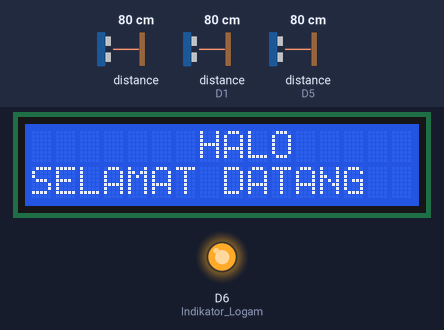
Bench run of a sketch on a simulated ESP8266 (NodeMCU). On the bench: 16×2 character LCD, output pins drawn as LEDs (lit = HIGH). Wiring (inferred from the names in the program): 3 × ultrasonic range finder: trigger D4, echo D5 / trigger D2, echo D3 / trigger D0, echo D1. Inputs (shaded band) come from the test bench; at power-on: distance to the obstacle 80 cm, distance to the obstacle (sensors on D1, D5) 80 cm. The echo pulse lasts 58.3 µs per cm; WiFi joins after 1.5 s; servers stay silent unless stated; uploads are accepted with an empty reply; pins used as bus, display or sensor lines are not drawn; what the sketch prints to the serial monitor is not drawn.

Above: at 1.6 s.

Measured:
- what the display in image 0 shows lasts 2.0 s, from 1.6 s to 3.6 s

The sketch:

Ultrasonik_Sampah_Penuh_Revisi.ino
```cpp
#include <ESP8266HTTPClient.h>

//include library wifi nodemcu esp8266
#include <ESP8266WiFi.h>
#include <LiquidCrystal_I2C.h> // memanggil library LCD
LiquidCrystal_I2C lcd(0x27, 16, 2);//menentukan jenis lcdi2c

//setting jaringan
const char* ssid = "SIAHAAN";
const char* password = "Siahaan15";
const char* host =  "monitoringtempatsampah.site"; //alamat IP server laptop

  //deklarasi variabel untuk perulangan durasi waktu sensor dan jarak sensor

//sediakan variabel untuk indikator koneksi, untuk mengetahui sudah terkoneksi ke jaringan
//#define Indikator_Logam D6


//pin ultrasonik
#define tringPinLogam D0
#define echoPinLogam D1

#define tringPinOrganik D2
#define echoPinOrganik D3

#define tringPinAnorganik D4
#define echoPinAnorganik D5


#define Indikator_Logam D6
//Akhir pin ultrasonik


long durasiLogam,durasiAnorganik,durasiOrganik,jarakLogam,jarakAnorganik,jarakOrganik;
int konversi_logam, konversi_anorganik, konversi_organik;

int ukuranlogam, ukurananorganik, ukuranorganik;

void setup() {
  Serial.begin(9600);
  pinMode(Indikator_Logam, OUTPUT);


  //koneksi ke wifi
  WiFi.hostname("NodeMCU");
  WiFi.begin(ssid, password);

  //cek koneksi apakah berhasil atau tidak
  while(WiFi.status() != WL_CONNECTED)
  {
    //selama tidak terkoneksi lampu led nya mati
    digitalWrite(Indikator_Logam,LOW);

    //coba koneksi terus
    Serial.print(".");
    delay(500);
  }
  // apabila berhasil terkoneksi
  digitalWrite(Indikator_Logam,HIGH);
  //apabila sudah terkoneksi
//  Serial.println("Berhasil Koneksi");

  //setup untuk LCD
  lcd.begin();
  lcd.backlight();
  lcd.setCursor(7,0);// memilih kolom ke 7 baris ke 1 pada LCD
  lcd.print("HALO");// menampilkan kalimat periksa sampah pada LCD
  lcd.setCursor(0,1);// memilih kolom ke 0 baris ke 2 pada LCD
  lcd.print("SELAMAT DATANG");// menampilkan kalimat periksa sampah pada LCD
  delay(2000);
  lcd.clear();

  //setup untuk ultrasonik
  pinMode(tringPinLogam, OUTPUT);
  pinMode(tringPinAnorganik, OUTPUT);
  pinMode(tringPinOrganik, OUTPUT);

  pinMode(echoPinLogam, INPUT);
  pinMode(echoPinAnorganik, INPUT);
  pinMode(echoPinOrganik, INPUT);

}

void loop() {
  //koneksi ke server / web server apache
  WiFiClient client;
  const int httpPort = 80;
  //uji koneksi ke server
  if(!client.connect(host,httpPort))//jika tidak terkoneksi ke host/ip address dan port xampp
  {
    Serial.println("Gagal Koneksi ke Server");
    return;
  }
  //apabila berhasil koneksi ke server
//  Serial.println("Berhasil Koneksi ke Server");


//baca ukuran logam
  String LinkLogam;
  HTTPClient httpLogam;
  LinkLogam = "http://" + String(host) + "/tempatsampah/monitoring/bacalogam.php";
  httpLogam.begin(LinkLogam);
  //ambil isi posisi servo di bacaservo.php
  httpLogam.GET();
  //Baca status response
  String responseLogam = httpLogam.getString();
   Serial.println();
  Serial.print("Ukuran Logam : ");
  Serial.print(responseLogam);
 Serial.println();
  Serial.println();
  httpLogam.end();

  //set posisi servo
  ukuranlogam = responseLogam.toInt();


  //baca ukuran organik
  String LinkOrganik;
  HTTPClient httpOrganik;
  LinkOrganik = "http://" + String(host) + "/tempatsampah/monitoring/bacaorganik.php";
  httpOrganik.begin(LinkOrganik);
  //ambil isi posisi servo di bacaservo.php
  httpOrganik.GET();
  //Baca status response
  String responseOrganik = httpOrganik.getString();
  Serial.print("Ukuran Organik : ");
  Serial.print(responseOrganik);
  Serial.println();
  Serial.println();


  httpOrganik.end();

  //set posisi servo
  ukuranorganik = responseOrganik.toInt();


  //baca ukuran anorganik
  String LinkAnorganik;
  HTTPClient httpAnorganik;
  LinkAnorganik = "http://" + String(host) + "/tempatsampah/monitoring/bacaanorganik.php";
  httpAnorganik.begin(LinkAnorganik);
  //ambil isi posisi servo di bacaservo.php
  httpAnorganik.GET();
  //Baca status response
  String responseAnorganik = httpAnorganik.getString();
   Serial.print("Ukuran Anorganik : ");
  Serial.print(responseAnorganik);
  Serial.println();
  Serial.println();
  httpAnorganik.end();

  //set posisi servo
  ukurananorganik = responseAnorganik.toInt();


//Sensor Ultrasonik Logam
//Menghapus/mematikan tringpin selama 2 micro detik
  digitalWrite(tringPinLogam, LOW);
  delayMicroseconds(2);//delay waktu

  //Mengset/menghidupkan tringpin selama 10 micro detik
  digitalWrite(tringPinLogam, HIGH);
  delayMicroseconds(10);//delay waktu
  digitalWrite(tringPinLogam, LOW);

  durasiLogam = pulseIn(echoPinLogam,HIGH); // data echoPin di masukkan ke variabel durasi
  jarakLogam = durasiLogam*0.034/2; //rumus mengukur jarak
    Serial.println();
//  Serial.print("Jarak Logam : ");
//  Serial.println(jarakLogam);
  konversi_logam = map(jarakLogam,ukuranlogam,0,0,100);
//  konversi_logam = 100 - jarakLogam*100/26;
  Serial.print("Kapasitas Logam : ");
  Serial.print(konversi_logam);
  Serial.print(" %");
  Serial.println();

//  if(jarakLogam <= 2){
//    digitalWrite(Indikator_Logam, HIGH);
//    Serial.println("SAMPAH PENUH");
//  }else{
//    digitalWrite(Indikator_Logam, LOW);
//    Serial.println("SAMPAH KOSONG");
//  }

//Akhir Sensor Ultrasonik Logam


//Sensor Ultrasonik Organik
//Menghapus/mematikan tringpin selama 2 micro detik
  digitalWrite(tringPinOrganik, LOW);
  delayMicroseconds(2);//delay waktu

  //Mengset/menghidupkan tringpin selama 10 micro detik
  digitalWrite(tringPinOrganik, HIGH);
  delayMicroseconds(10);//delay waktu
  digitalWrite(tringPinOrganik, LOW);

  durasiOrganik = pulseIn(echoPinOrganik,HIGH); // data echoPin di masukkan ke variabel durasi
  jarakOrganik = durasiOrganik*0.034/2; //rumus mengukur jarak
    Serial.println();
//  Serial.print("Jarak Organik : ");
//  Serial.println(jarakOrganik);

  konversi_organik = map(jarakOrganik,ukuranorganik,0,0,100);
  Serial.print("Kapasitas Organik : ");
  Serial.print(konversi_organik);
  Serial.print(" %");
  Serial.println();

//Akhir Sensor Ultrasonik Organik

//Sensor Ultrasonik Anorganik
//Menghapus/mematikan tringpin selama 2 micro detik
  digitalWrite(tringPinAnorganik, LOW);
  delayMicroseconds(2);//delay waktu

  //Mengset/menghidupkan tringpin selama 10 micro detik
  digitalWrite(tringPinAnorganik, HIGH);
  delayMicroseconds(10);//delay waktu
  digitalWrite(tringPinAnorganik, LOW);

  durasiAnorganik = pulseIn(echoPinAnorganik,HIGH); // data echoPin di masukkan ke variabel durasi
  jarakAnorganik = durasiAnorganik*0.034/2; //rumus mengukur jarak
    Serial.println();
//  Serial.print("Jarak Anorganik : ");
//  Serial.println(jarakAnorganik);
  konversi_anorganik = map(jarakAnorganik,ukurananorganik,0,0,100);
  Serial.print("Kapasitas Anorganik : ");
  Serial.print(konversi_anorganik);
  Serial.print(" %");
  Serial.println();


//  if(jarakAnorganik <= 2){
//    digitalWrite(Indikator_Anorganik, HIGH);
//    Serial.println("SAMPAH PENUH");
//  }else{
//    digitalWrite(Indikator_Anorganik, LOW);
//    Serial.println("SAMPAH KOSONG");
//  }
//Akhir Sensor Ultrasonik Anorganik

  String Link;
  HTTPClient http;
  Link = "http://" + String(host) + "/tempatsampah/monitoring/kirimdataultrasonik.php?kapasitas_logam=" + String(konversi_logam) + "&kapasitas_anorganik=" + String(konversi_anorganik) + "&kapasitas_organik=" + String(konversi_organik); // berisi "alamat host,/nama folder program yang di htdocs,/nama file(file ini yang akan di eksekusi oleh nodemcu untuk menyimpan data ke dalam database"
  //eksekusi link
  http.begin(Link);
  //mode GET (karna parameter "kirimdata.php?sensor" adalah get.karna di php ada get dan post
  http.GET();
  String respon = http.getString();
  Serial.println(respon);
//  Serial.println(respon.toInt());
  http.end();

  delay(1000);

}
```
